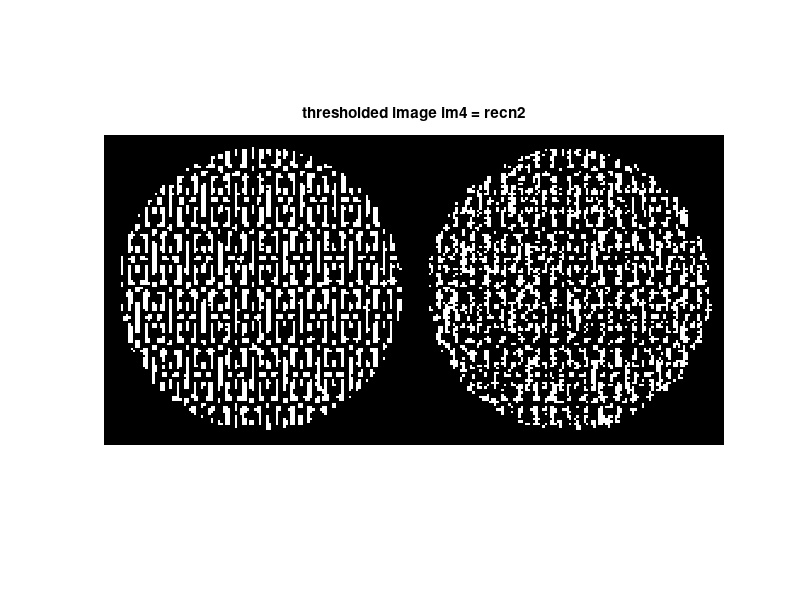
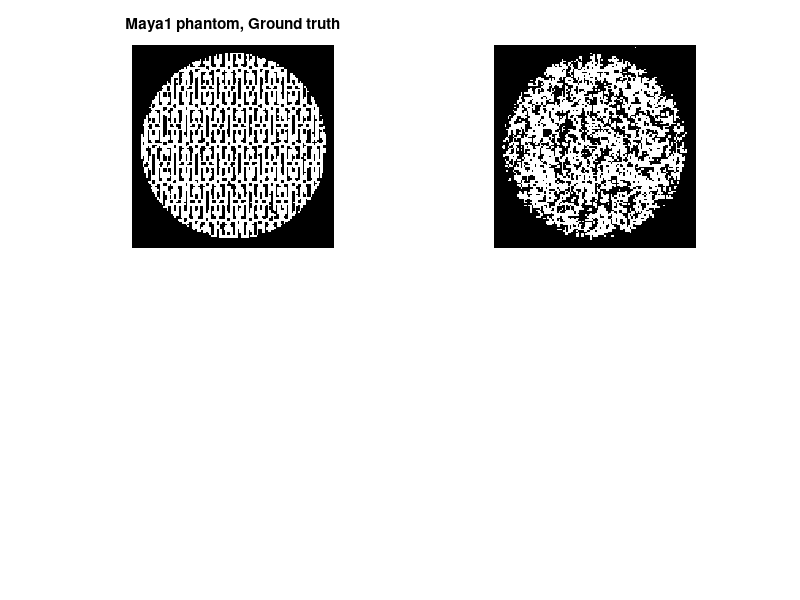

MATLAB code for these plots, in order: (Note: this script raises an error after producing the figures.)
% Here we calculate the errors for the tresholded images and rekonstruktions.
clear all;
close all;
% First load all images. Original phantoms and reconstructions.
% Maya phantom
load XRsparse_aTV_JTV_maya recn1 recn2 target1 target2 obj
load JTV_maya_for_segmentations im1 im2 im3 im4 N
% % figure(1)
% % imshow([target1,target2],[]);
% % figure(2)
% % imshow([recn1,recn2],[]);
% figure(3)
% imshow([target1,target2;recn1,recn2],[]);
% % First treshold the images.
N=128;
% Calculate the right amount of white pixels in the original phantoms.
% First phantom, im1
white_pixels1 = nnz(target1)/(N*N);
% Second phantom
white_pixels2 = nnz(target2)/(N*N);
% Treshold the images so that the amount of white pixels is correct. Here
% the values are between 0 and 1, but they have also other values.

% Calculate the amount of wrong pixels. First we need to decide which
% pixels we set as zero and which will have number 1. We want that kind of
% treshold, which gives us the right amount of white pixels.
% There ratio should be 0.41 in the first reconstruction and 0.25 in the second.
% So in the first reco we want nnz(im3) to be 6717. We get this number of
% white pixels with the following treshold 0.3354.
% MAYA TRESHOLD: 0.3354
im3_thresholded = recn1;
im3_thresholded(im3>0.35) = 1;
im3_thresholded(im3<0.35) = 0;


% We want to treshold the target1 also to be zero or one.
target1_thresholded = target1;
target1_thresholded(target1>1) = 1;
target1_thresholded(target1<1) = 0;
disp('recn nnz')
nnz(im3_thresholded)
disp('target1 nnz')
nnz(target1_thresholded)
% figure()
% imshow([target1_thresholded,im3_thresholded],[])
% title('thresholded image im3 = recn1')

% Calculate the error for reconstruction 1
error1=(nnz(target1_thresholded-im3_thresholded))/(N*N);

%% Calculate the error with the second reconstruction
% The amount of white pixels is 4028.
% MAYA TRESHOLD: 0.302
im4_thresholded = recn2;
im4_thresholded(im4>0.25) = 1;
im4_thresholded(im4<0.25) = 0;
nnz(im4_thresholded)
% display result
% We want to treshold the target1 also to be zero or one.
target2_thresholded = target2;
target2_thresholded(target2>1) = 1;
target2_thresholded(target2<1) = 0;
nnz(target2_thresholded)
figure()
imshow([target2_thresholded,im4_thresholded],[])
title('thresholded image im4 = recn2')

% Calculate the error for reconstruction 1. Caluculate the difference and
% how many pixxels are non-zero.
error2=(nnz(target2_thresholded-im4_thresholded))/(N*N);

figure(5);
% Original phantom1
subplot(2,2,1);
imagesc(target1_thresholded);
colormap gray;
axis square;
axis off;
title({'Maya1 phantom, Ground truth'});
% Reconstruction of phantom1
subplot(2,2,2)
imagesc(im3_thresholded);
colormap gray;
axis square;
axis off;
title(['JTV, Pixel error ', num2str(round(error1,2))]);
% Original target2
subplot(2,2,3)
imagesc(target2_thresholded);
colormap gray;
axis square;
axis off;
title({'Maya2 phantom, Ground truth '});
% Reconstruction of target2
subplot(2,2,4)
imagesc(im4_thresholded);
%imagesc(imrotate(CG2,-45,'bilinear','crop'));
colormap gray;
axis square;
axis off;
title(['JTV, Pixel error ' num2str(round(error2,2))]);

Image = getframe(gcf);
imwrite(Image.cdata, 'segmentations_maya_JTV.jpg');